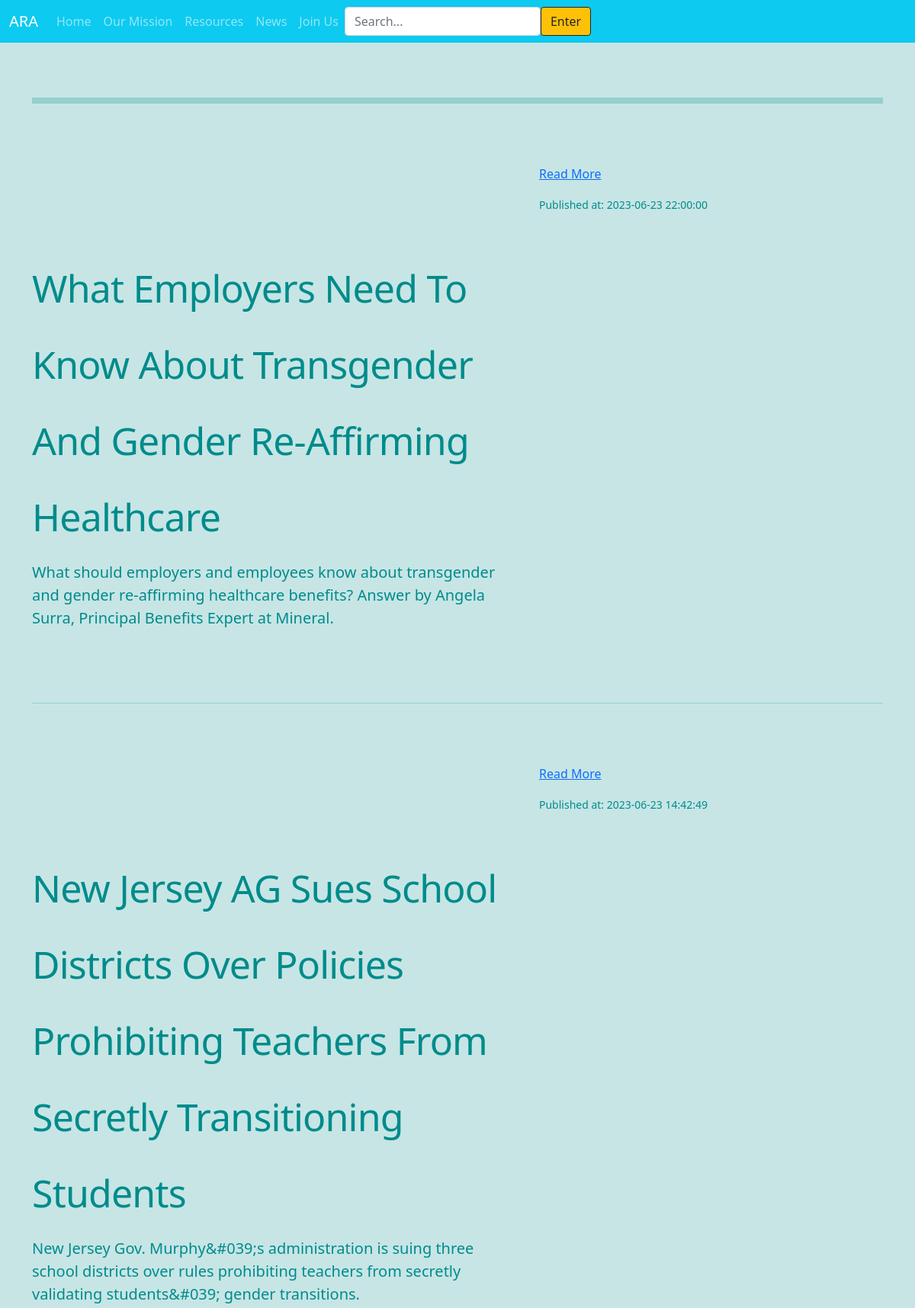
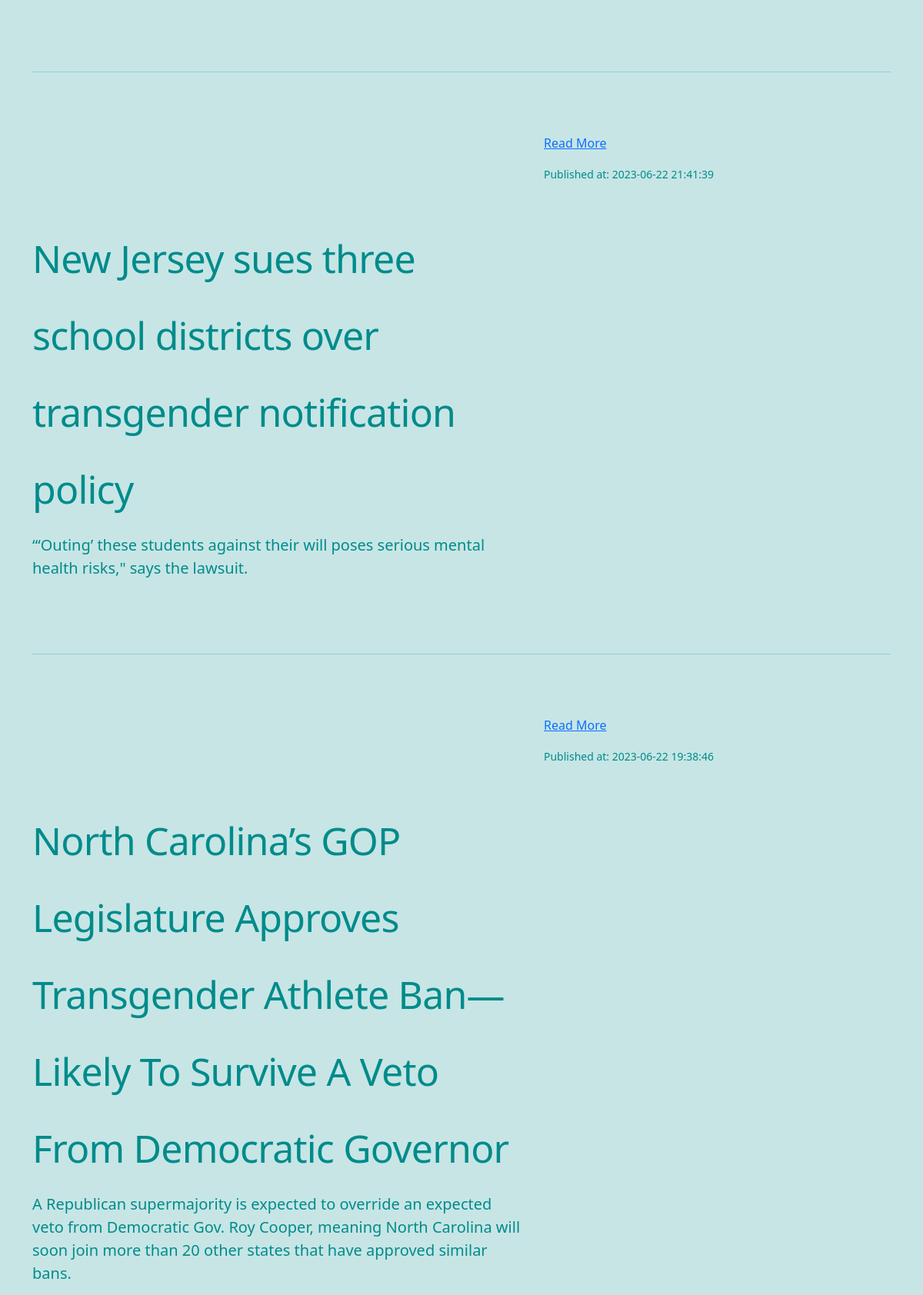
Page /news (upper part) on the committed database (2 pictures, top to bottom).
### tables this page shows
CREATE TABLE news_data(
        id INTEGER PRIMARY KEY AUTOINCREMENT,
        title TEXT,
        description TEXT,
        url TEXT,
        publishedAt TEXT
    );

### app.py (the view)
@app.route('/news')
def news():
    create_table()
    conn = sqlite3.connect('database.db')
    cursor = conn.cursor()
    cursor.execute("SELECT * FROM news_data ORDER BY publishedAt DESC LIMIT 10")  # Add ORDER BY and LIMIT to your SQL query
    data = cursor.fetchall()
    conn.close()
    articles = [{'id': id, 'title': title, 'description': description, 'url': url, 'publishedAt': publishedAt} for id, title, description, url, publishedAt in data]
    for article in articles:
        article['publishedAt'] = datetime.strptime(article['publishedAt'], "%Y-%m-%dT%H:%M:%SZ")
    return render_template('news.html', articles=articles)  # Pass data to your news.html template

### app.py (called while the page is built)
def create_table():
    try:
        conn = sqlite3.connect('database.db')
        cursor = conn.cursor()
        cursor.execute("""
        CREATE TABLE IF NOT EXISTS news_data(
            id INTEGER PRIMARY KEY AUTOINCREMENT,
            title TEXT,
            description TEXT,
            url TEXT,
            publishedAt TEXT
        )
        """)
        conn.commit()
    except sqlite3.Error as e:
        print(f"Error {e} occurred while creating table")
    finally:
        conn.close()

### templates/news.html (shortened to what this page needs)
<!doctype html>
<html lang="en">
<head>
  <link rel="stylesheet" href="https://stackpath.bootstrapcdn.com/bootstrap/5.0.0-alpha1/css/bootstrap.min.css"
>
</head>
<body>
  <header>
      <nav class="navbar navbar-expand-lg navbar-dark fixed-top bg-info">
        <div class="container-fluid">
          <a class="navbar-brand" href="#">ARA</a>
          <div class="collapse navbar-collapse" id="navbarCollapse">
            <ul class="navbar-nav mr-auto mb-2 mb-md-0">
              <li class="nav-item active">
                <a class="nav-link" aria-current="page" href="/">Home</a>
              </li>
              <li class="nav-item">
                <a class="nav-link" aria-current="page" href="#ourmission">Our Mission</a>
              </li>
              <li class="nav-item">
                <a class="nav-link" aria-current="page" href="/resources">Resources</a>
              </li>
              <li class="nav-item">
                <a class="nav-link" href="/news" aria-current="page">News</a>
              </li>
              <li class="nav-item">
                <a class="nav-link" href="/joinus" aria-current="page">Join Us</a>
              </li>
            </ul>
            <form class="d-flex">
              <input class="form-control mr-2" type="search" placeholder="Search..." aria-label="Search">
              <button class="btn btn-outline-dark btn-warning" type="submit">Enter</button>
            </form>
          </div>
        </div>
      </nav>
    </header>
  <main>
    <div class="container content">
       <hr size="10" id="resources" class="featurette-divider">
       {% for article in articles %}
       <div class="row featurette">
         <div class="col-md-7">
           <h2 class="featurette-heading">{{ article.title }}</h2>
           <p class="lead">{{ article.description }}</p>
         </div>
         <div class="col-md-5">
           <p><a href="{{ article.url }}" target="_blank">Read More</a></p>
           <p><small>Published at: {{ article.publishedAt.strftime("%Y-%m-%d %H:%M:%S") }}</small></p>
         </div>
       </div>
       <hr class="featurette-divider">
       {% endfor %}
     </div>
  </main>
</body>
</html>

### templates/news.html (style rules this page uses)
body { padding-top: 3rem; padding-bottom: 3rem; color:darkcyan; background-color:rgba(0, 139, 139, 0.22); }
.featurette-divider { margin: 5rem 0; background-color:darkcyan; }
.featurette-heading { font-weight: 300; line-height: 2; letter-spacing: -.05rem; }
@media (min-width: 40em) { .featurette-heading { font-size: 50px; } }
@media (min-width: 62em) { .featurette-heading { margin-top: 7rem; } }

### rows in the picture
news_data: title "What Employers Need To Know About Transgender And Gender Re-Affirming Healthcare", description "What should employers and employees know about transgender and gender re-affirming healthcare benefits? Answer by Angela Surra, Principal Benefits Expert at Mineral.", publishedAt "2023-06-23 22:00:00"
news_data: title "New Jersey AG Sues School Districts Over Policies Prohibiting Teachers From Secretly Transitioning Students", description "New Jersey Gov. Murphy&#039;s administration is suing three school districts over rules prohibiting teachers from secretly validating students&#039; gender transitions.", publishedAt "2023-06-23 14:42:49"
news_data: title "New Jersey sues three school districts over transgender notification policy", description "“‘Outing’ these students against their will poses serious mental health risks,\" says the lawsuit.", publishedAt "2023-06-22 21:41:39"
news_data: title "North Carolina’s GOP Legislature Approves Transgender Athlete Ban—Likely To Survive A Veto From Democratic Governor", description "A Republican supermajority is expected to override an expected veto from Democratic Gov. Roy Cooper, meaning North Carolina will soon join more than 20 other states that have approved similar bans.", publishedAt "2023-06-22 19:38:46"
